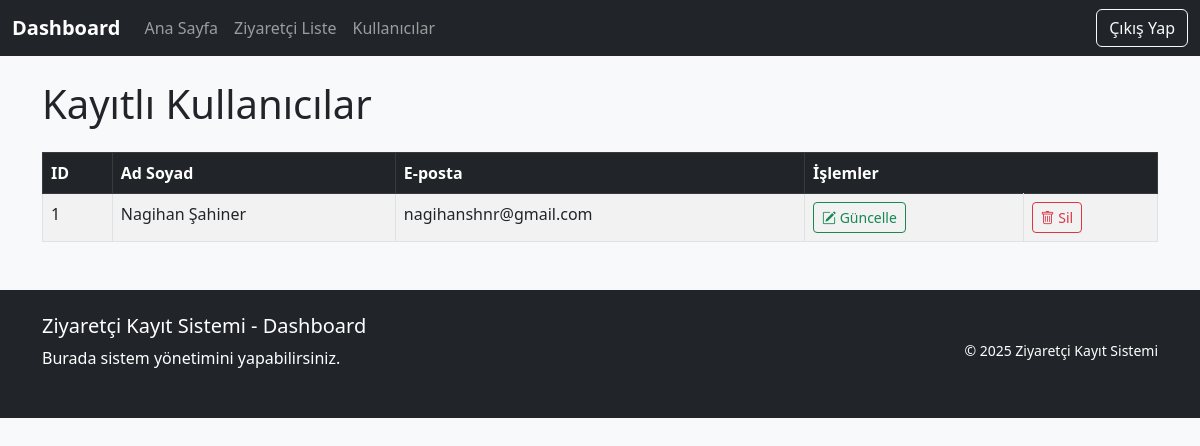
Screenshot of /users (signed in) with the database file from the repository.
### app.py (models this page shows)
class User(UserMixin, db.Model):
    id = db.Column(db.Integer, primary_key=True)
    name = db.Column(db.String(100), nullable=False)
    email = db.Column(db.String(100), unique=True, nullable=False)
    password = db.Column(db.String(100), nullable=False)

### app.py (the view)
@app.route('/users')
@login_required
def users():
    all_users = User.query.all()
    return render_template('users.html', users=all_users)

### app.py (called while the page is built)
@login_manager.user_loader
def load_user(user_id):
    return User.query.get(int(user_id))

### templates/users.html (shortened to what this page needs)
{% extends "dashboardbase.html" %}
{% block content %}
<h1 class="mb-4">Kayıtlı Kullanıcılar</h1>
{% if users %}
<table class="table table-bordered table-striped table-hover">
    <thead class="table-dark">
        <tr>
            <th>ID</th>
            <th>Ad Soyad</th>
            <th>E-posta</th>
            <th colspan="2">İşlemler</th>
        </tr>
    </thead>
    <tbody>
        {% for user in users %}
        <tr>
            <td>{{ user.id }}</td>
            <td>{{ user.name }}</td>
            <td>{{ user.email }}</td>
            <td>
                <a href="{{ url_for('user_update', user_id=user.id) }}" class="btn btn-sm btn-outline-success">
                    <i class="bi bi-pencil-square"></i> Güncelle
                </a>
            </td>
            <td>
                <form method="POST" action="{{ url_for('user_delete', user_id=user.id) }}"
                    onsubmit="return confirm('Bu kullanıcıyı silmek istediğinizden emin misiniz?');"
                    style="display:inline;">
                    <button type="submit" class="btn btn-outline-danger btn-sm">
                        <i class="bi bi-trash"></i> Sil
                    </button>
                </form>
            </td>
        </tr>
        {% endfor %}
    </tbody>
</table>
{% else %}
<div class="alert alert-info" role="alert">
    Henüz kayıtlı kullanıcı yok.
</div>
{% endif %}
{% endblock %}

### static/base.css (style rules this page uses)
:root { --primary-color: #6c757d; --secondary-color: #495057; --accent-color: #343a40; --light-gray: #e9ecef; --medium-gray: #ced4da; --dark-gray: #495057; }
a { text-decoration: none; }
body { background-color: #f8f9fa; }

### rows the page displays
User: id "1", name "Nagihan Şahiner", email "nagihanshnr@gmail.com"
